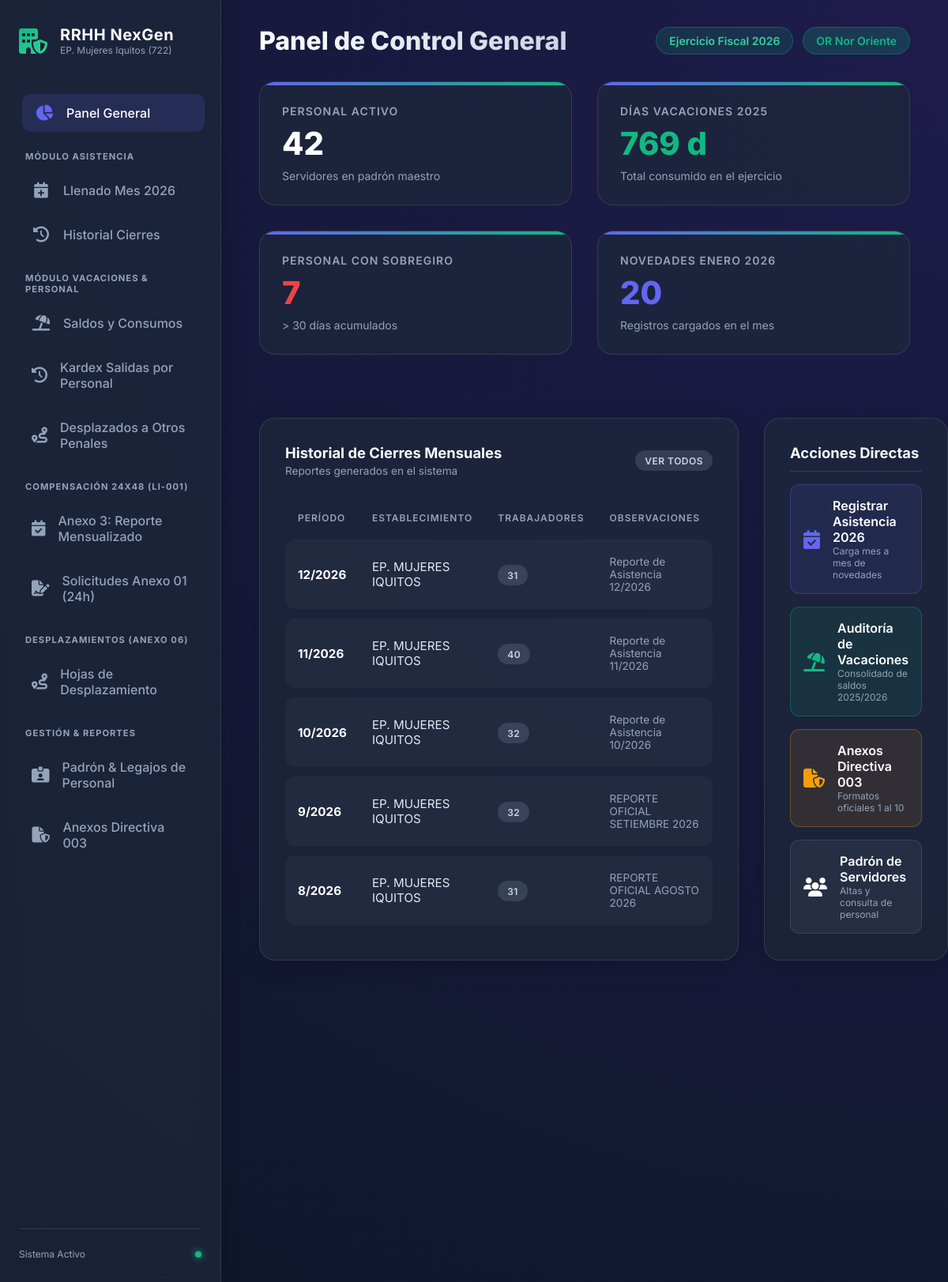
The page / on the database its author committed.
### tables this page shows
CREATE TABLE reportes_cierre_mensual (
    id_reporte INTEGER PRIMARY KEY AUTOINCREMENT,
    anio INTEGER NOT NULL,                       -- Ej: 2025, 2026
    mes INTEGER NOT NULL CHECK (mes BETWEEN 1 AND 12), -- 1 al 12 (Setiembre=9, Octubre=10, etc.)
    id_establecimiento INTEGER NOT NULL,         -- 722
    id_responsable INTEGER NOT NULL,             -- Referencia a empleado (directora/encargada)
    total_trabajadores INTEGER DEFAULT 0,
    fecha_cierre DATE,
    observaciones_generales TEXT,
    created_at TIMESTAMP DEFAULT CURRENT_TIMESTAMP, estado VARCHAR(20) DEFAULT 'ABIERTO',
    CONSTRAINT uq_reporte_mensual UNIQUE (anio, mes, id_establecimiento),
    FOREIGN KEY (id_establecimiento) REFERENCES establecimientos(id_establecimiento),
    FOREIGN KEY (id_responsable) REFERENCES empleados(id_empleado)
);

CREATE TABLE establecimientos (
    id_establecimiento INTEGER PRIMARY KEY, -- Código UBIC, ej: 722
    id_or INTEGER NOT NULL,
    nombre VARCHAR(150) NOT NULL,
    FOREIGN KEY (id_or) REFERENCES oficinas_regionales(id_or)
);

### app/modules/dashboard/router.py (the view)
@router.get("/", response_class=HTMLResponse)
async def dashboard_home(request: Request):
    total_empleados = EmpleadoService.contar_empleados()
    saldos = VacacionesService.obtener_resumen_saldos()
    resumen_enero = AsistenciaService.obtener_resumen_mes(anio=2026, mes=1)
    historial = AsistenciaService.obtener_historial_reportes()
    return templates.TemplateResponse(
        request=request,
        name="dashboard.html",
        context={
            "total_empleados": total_empleados,
            "vacaciones_stats": saldos["stats"],
            "resumen_actual": resumen_enero,
            "historial_reciente": historial[:5]
        }
    )

### app/templates/dashboard.html (shortened to what this page needs)
{% extends "base.html" %}
{% block header_title %}Panel de Control General{% endblock %}
{% block content %}
<div style="display: flex; flex-direction: column; gap: 2rem;">
    <div class="stats-grid">
        <div class="stat-card">
            <div class="stat-title">Personal Activo</div>
            <div class="stat-value" style="color: #fff;">{{ total_empleados }}</div>
            <div class="stat-desc">Servidores en padrón maestro</div>
        </div>
        <div class="stat-card">
            <div class="stat-title">Días Vacaciones 2025</div>
            <div class="stat-value" style="color: var(--secondary);">{{ vacaciones_stats.total_dias_gozados }} d</div>
            <div class="stat-desc">Total consumido en el ejercicio</div>
        </div>
        <div class="stat-card">
            <div class="stat-title">Personal con Sobregiro</div>
            <div class="stat-value {% if vacaciones_stats.total_excedidos > 0 %}text-danger{% else %}text-secondary{% endif %}">
                {{ vacaciones_stats.total_excedidos }}
            </div>
            <div class="stat-desc">> 30 días acumulados</div>
        </div>
        <div class="stat-card">
            <div class="stat-title">Novedades Enero 2026</div>
            <div class="stat-value" style="color: var(--primary);">{{ resumen_actual.kpis.total_novedades if (resumen_actual and resumen_actual.kpis) else 0 }}</div>
            <div class="stat-desc">Registros cargados en el mes</div>
        </div>
    </div>
    <div style="display: grid; grid-template-columns: 2fr 1fr; gap: 2rem;">
        <div class="table-container">
            <div class="table-header">
                <div>
                    <h3 style="font-size: 1.15rem; font-weight: 700;">Historial de Cierres Mensuales</h3>
                    <p style="color: var(--text-muted); font-size: 0.85rem; margin-top: 0.25rem;">Reportes generados en el sistema</p>
                </div>
                <a href="/asistencia/reportes" class="badge badge-neutral" style="text-decoration: none;">Ver Todos</a>
            </div>
            <table class="data-table">
                <thead>
                    <tr>
                        <th>Período</th>
                        <th>Establecimiento</th>
                        <th>Trabajadores</th>
                        <th>Observaciones</th>
                    </tr>
                </thead>
                <tbody>
                    {% for r in historial_reciente %}
                    <tr>
                        <td style="font-weight: 700; color: #fff;">{{ r.mes }}/{{ r.anio }}</td>
                        <td>{{ r.nombre_establecimiento or 'EP Mujeres Iquitos (722)' }}</td>
                        <td><span class="badge badge-neutral">{{ r.total_trabajadores }}</span></td>
                        <td style="color: var(--text-muted); font-size: 0.85rem;">{{ r.observaciones_generales }}</td>
                    </tr>
                    {% endfor %}
                </tbody>
            </table>
        </div>
        <div class="table-container" style="display: flex; flex-direction: column; gap: 1rem;">
            <h3 style="font-size: 1.15rem; font-weight: 700; border-bottom: 1px solid var(--border-color); padding-bottom: 0.75rem;">Acciones Directas</h3>
            <a href="/asistencia/llenado-2026?mes=1" style="text-decoration: none; padding: 1rem; background: rgba(99, 102, 241, 0.1); border: 1px solid rgba(99, 102, 241, 0.3); border-radius: 12px; display: flex; align-items: center; gap: 1rem; transition: 0.2s;" onmouseover="this.style.transform='translateX(4px)'" onmouseout="this.style.transform='translateX(0)'">
                <i class="fa-solid fa-calendar-check" style="font-size: 1.5rem; color: var(--primary);"></i>
                <div>
                    <div style="font-weight: 600; color: #fff;">Registrar Asistencia 2026</div>
                    <div style="font-size: 0.75rem; color: var(--text-muted);">Carga mes a mes de novedades</div>
                </div>
            </a>
            <a href="/vacaciones/saldos" style="text-decoration: none; padding: 1rem; background: rgba(16, 185, 129, 0.1); border: 1px solid rgba(16, 185, 129, 0.3); border-radius: 12px; display: flex; align-items: center; gap: 1rem; transition: 0.2s;" onmouseover="this.style.transform='translateX(4px)'" onmouseout="this.style.transform='translateX(0)'">
                <i class="fa-solid fa-umbrella-beach" style="font-size: 1.5rem; color: var(--secondary);"></i>
                <div>
                    <div style="font-weight: 600; color: #fff;">Auditoría de Vacaciones</div>
                    <div style="font-size: 0.75rem; color: var(--text-muted);">Consolidado de saldos 2025/2026</div>
                </div>
            </a>
            <a href="/reportes" style="text-decoration: none; padding: 1rem; background: rgba(245, 158, 11, 0.1); border: 1px solid rgba(245, 158, 11, 0.3); border-radius: 12px; display: flex; align-items: center; gap: 1rem; transition: 0.2s;" onmouseover="this.style.transform='translateX(4px)'" onmouseout="this.style.transform='translateX(0)'">
                <i class="fa-solid fa-file-shield" style="font-size: 1.5rem; color: var(--warning);"></i>
                <div>
                    <div style="font-weight: 600; color: #fff;">Anexos Directiva 003</div>
                    <div style="font-size: 0.75rem; color: var(--text-muted);">Formatos oficiales 1 al 10</div>
                </div>
            </a>
            <a href="/empleados" style="text-decoration: none; padding: 1rem; background: rgba(255, 255, 255, 0.05); border: 1px solid var(--border-color); border-radius: 12px; display: flex; align-items: center; gap: 1rem; transition: 0.2s;" onmouseover="this.style.transform='translateX(4px)'" onmouseout="this.style.transform='translateX(0)'">
                <i class="fa-solid fa-users" style="font-size: 1.5rem; color: #fff;"></i>
                <div>
                    <div style="font-weight: 600; color: #fff;">Padrón de Servidores</div>
                    <div style="font-size: 0.75rem; color: var(--text-muted);">Altas y consulta de personal</div>
                </div>
            </a>
        </div>
    </div>
</div>
{% endblock %}

### app/static/premium.css (style rules this page uses)
:root { --primary: #6366f1; --primary-hover: #4f46e5; --secondary: #10b981; --bg-dark: #0f172a; --bg-panel: rgba(30, 41, 59, 0.7); --text-main: #f8fafc; --text-muted: #94a3b8; --border-color: rgba(255, 255, 255, 0.1); --danger: #ef4444; --warning: #f59e0b; }
* { margin: 0; padding: 0; box-sizing: border-box; font-family: 'Inter', system-ui, sans-serif; }
body { background: radial-gradient(circle at top right, #1e1b4b, #0f172a); color: var(--text-main); min-height: 100vh; display: flex; overflow-x: hidden; }
.stats-grid { display: grid; grid-template-columns: repeat(auto-fit, minmax(300px, 1fr)); gap: 2rem; margin-bottom: 3rem; }
.stat-card { background: var(--bg-panel); backdrop-filter: blur(10px); border: 1px solid var(--border-color); border-radius: 20px; padding: 1.75rem; position: relative; overflow: hidden; transition: transform 0.3s ease, box-shadow 0.3s ease; }
.stat-card::before { content: ''; position: absolute; top: 0; left: 0; width: 100%; height: 4px; background: linear-gradient(90deg, var(--primary), var(--secondary)); }
.stat-title { font-size: 0.875rem; text-transform: uppercase; letter-spacing: 1px; color: var(--text-muted); font-weight: 600; margin-bottom: 0.5rem; }
.stat-value { font-size: 2.5rem; font-weight: 800; color: #fff; }
.stat-desc { font-size: 0.875rem; color: var(--text-muted); margin-top: 0.5rem; }
.table-container { background: var(--bg-panel); backdrop-filter: blur(10px); border: 1px solid var(--border-color); border-radius: 20px; padding: 2rem; box-shadow: 0 8px 32px rgba(0,0,0,0.15); }
.table-header { display: flex; justify-content: space-between; align-items: center; margin-bottom: 2rem; }
.data-table { width: 100%; border-collapse: separate; border-spacing: 0 0.75rem; }
.data-table th { text-align: left; padding: 0 1rem 0.5rem; color: var(--text-muted); font-size: 0.75rem; text-transform: uppercase; letter-spacing: 1px; font-weight: 600; }
.data-table td { padding: 1.25rem 1rem; background: rgba(255,255,255,0.03); color: #e2e8f0; font-size: 0.95rem; transition: background 0.2s; }
.data-table tr td:first-child { border-top-left-radius: 12px; border-bottom-left-radius: 12px; }
.data-table tr td:last-child { border-top-right-radius: 12px; border-bottom-right-radius: 12px; }
.badge { padding: 0.35rem 0.75rem; border-radius: 999px; font-size: 0.75rem; font-weight: 600; text-transform: uppercase; letter-spacing: 0.5px; }
.badge-neutral { background: rgba(148, 163, 184, 0.2); color: #cbd5e1; }
.text-danger { color: var(--danger) !important; }

### rows shown on the page
reportes_cierre_mensual: mes "12", anio "2026", nombre "EP. MUJERES IQUITOS", total_trabajadores "31", observaciones_generales "Reporte de Asistencia 12/2026"
reportes_cierre_mensual: mes "11", anio "2026", nombre "EP. MUJERES IQUITOS", total_trabajadores "40", observaciones_generales "Reporte de Asistencia 11/2026"
reportes_cierre_mensual: mes "10", anio "2026", nombre "EP. MUJERES IQUITOS", total_trabajadores "32", observaciones_generales "Reporte de Asistencia 10/2026"
reportes_cierre_mensual: mes "9", anio "2026", nombre "EP. MUJERES IQUITOS", total_trabajadores "32", observaciones_generales "REPORTE OFICIAL SETIEMBRE 2026"
reportes_cierre_mensual: mes "8", anio "2026", nombre "EP. MUJERES IQUITOS", total_trabajadores "31", observaciones_generales "REPORTE OFICIAL AGOSTO 2026"

### other values the page prints
{{ total_empleados }} "42"
{{ vacaciones_stats.total_dias_gozados }} "769"
{{ vacaciones_stats.total_excedidos }} "7"
